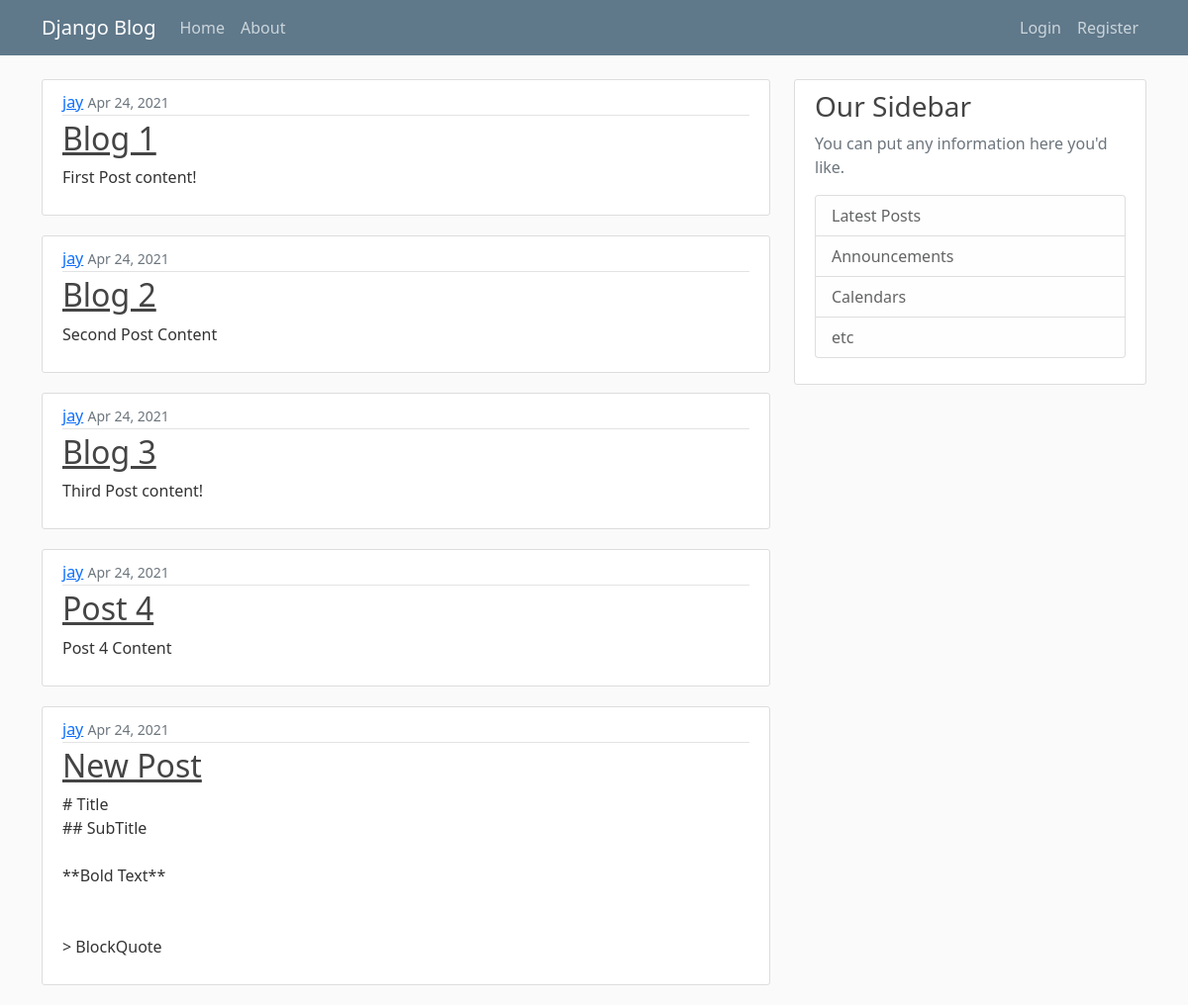
The page / on the database its author committed.
### blog/models.py (models this page shows, shortened)
class Post(models.Model):
    title = models.CharField(max_length=100)
    content = models.TextField()
    date_posted = models.DateTimeField(default=timezone.now)
    author = models.ForeignKey(User, on_delete=models.CASCADE)

### blog/views.py (the view)
# urls.py: path('', views.home, name='blog-home'),
def home(request):
    context = {
        'posts': Post.objects.all()
    }
    return render(request, 'blog/home.html', context)

### blog/templates/blog/home.html
{% extends 'blog/base.html' %}
{% block content %}
    {% for post in posts %}
        <article class="media content-section">
            <div class="media-body">
                <div class="article-metadata">
                    <a class="mr-2" href="#">{{ post.author }}</a>
                    <small class="text-muted">{{ post.date_posted | date:"M d, Y" }}</small>
                </div>
                <h2><a class="article-title" href="#">{{ post.title }}</a></h2>
                <p class="article-content">{{ post.content }}</p>
            </div>
        </article>
    {% endfor %}
{% endblock content %}

### blog/static/blog/main.css (style rules this page uses)
body { background: #fafafa; color: #333333; margin-top: 5rem; }
h1, h2, h3, h4, h5, h6 { color: #444444; }
.content-section { background: #ffffff; padding: 10px 20px; border: 1px solid #dddddd; border-radius: 3px; margin-bottom: 20px; }
.article-title { color: #444444; }
.article-content { white-space: pre-line; }
.article-metadata { padding-bottom: 1px; margin-bottom: 4px; border-bottom: 1px solid #e3e3e3 }

### rows shown on the page
Post: author "jay", date_posted "Apr 24, 2021", title "Blog 1", content "First Post content!"
Post: author "jay", date_posted "Apr 24, 2021", title "Blog 2", content "Second Post Content"
Post: author "jay", date_posted "Apr 24, 2021", title "Blog 3", content "Third Post content!"
Post: author "jay", date_posted "Apr 24, 2021", title "Post 4", content "Post 4 Content"
Post: author "jay", date_posted "Apr 24, 2021", title "New Post", content "# Title ## SubTitle **Bold Text** > BlockQuote"
